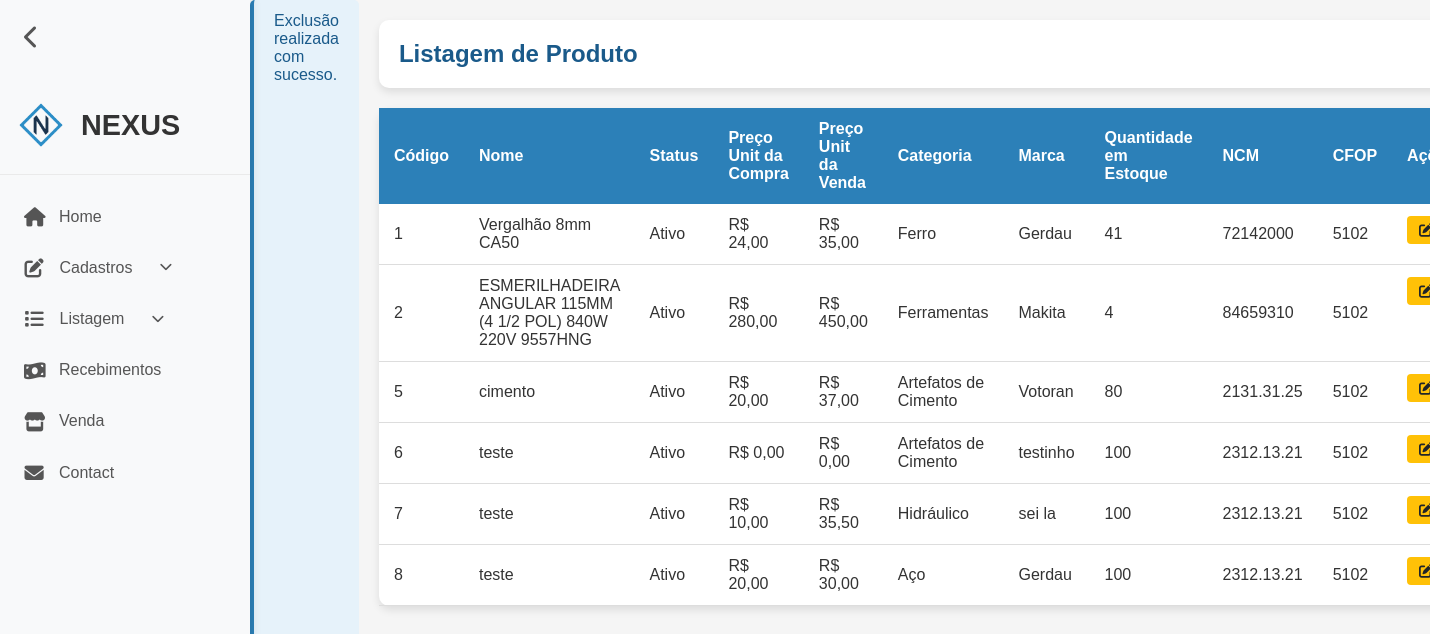
Screenshot of /produto-listar.php?codigo=1 (signed in) with the database file from the repository.
### tables this page shows
CREATE TABLE `produto` (
  `codigo` int(11) NOT NULL,
  `status` tinyint(1) NOT NULL DEFAULT 1,
  `nome` varchar(100) NOT NULL,
  `precoUnitarioDaCompra` double(10,2) NOT NULL,
  `precoUnitarioDaVenda` double(10,2) NOT NULL,
  `quantEstoque` int(11) NOT NULL,
  `ncm` varchar(10) NOT NULL,
  `cfop` varchar(10) NOT NULL,
  `idMarca` int(11) NOT NULL,
  `idCategoria` int(11) NOT NULL,
  `unidMedida` varchar(6) NOT NULL
);

CREATE TABLE `categoria` (
  `codigo` int(11) NOT NULL,
  `status` tinyint(1) NOT NULL DEFAULT 1,
  `nome` varchar(45) NOT NULL
);

CREATE TABLE `marca` (
  `codigo` int(11) NOT NULL,
  `status` tinyint(1) NOT NULL DEFAULT 1,
  `nome` varchar(45) NOT NULL
);

### produto-listar.php (the view, shortened to what this page needs)
<?php
require_once("conexao.php");
if (isset($_GET['codigo'])) {
    $sql = "DELETE FROM produto WHERE codigo = " . $_GET['codigo'];
    mysqli_query($conexao, $sql);
    $mensagem = "Exclusão realizada com sucesso.";
}
$sql = "SELECT * FROM produto ORDER BY codigo";
$resultado = mysqli_query($conexao, $sql);
?>
<!DOCTYPE html>
<html lang="pt-BR">
<head>
    <link rel="stylesheet" href="assets/css/listar.css">
    <link rel="stylesheet" href="assets/css/reset.css">
    <link rel="stylesheet" href="assets/css/header.css">
    <link rel="stylesheet" href="https://cdnjs.cloudflare.com/ajax/libs/font-awesome/6.4.0/css/all.min.css">
</head>
<body>
    <?php require_once("header.php"); ?>
    <?php if (isset($mensagem)) { ?>
            <div class="alert alert-success mt-3" role="alert">
                <?= $mensagem ?>
            </div>
        <?php } ?>
    <div class="container">
        <div class="card">
            <div class="card-body">
                <h5 class="title">
                    Listagem de Produto
                </h5>
            </div>
        </div>
        <table class="table-container">
            <thead>
                <tr>
                    <th scope="col">Código</th>
                    <th scope="col">Nome</th>
                    <th scope="col">Status</th>
                    <th scope="col">Preço Unit da Compra</th>
                    <th scope="col">Preço Unit da Venda</th>
                    <th scope="col">Categoria</th>
                    <th scope="col">Marca</th>
                    <th scope="col">Quantidade em Estoque</th>
                    <th scope="col">NCM</th>
                    <th scope="col">CFOP</th>
                    <th scope="col">Ações</th>
                </tr>
            </thead>
            <tbody>
                <?php
                while($linha = mysqli_fetch_assoc($resultado) ) { ?>
                <tr>
                    <td><?= $linha['codigo'] ?></td>
                    <td><?= $linha['nome'] ?></td>
                    <td><?= $linha['status'] == 1 ? 'Ativo' : 'Inativo' ?></td>
                    <td><?= "R$ " . number_format($linha['precoUnitarioDaCompra'], 2, ',', '.') ?></td>
                    <td><?= "R$ " . number_format($linha['precoUnitarioDaVenda'], 2, ',', '.') ?></td>
                    <td>
                        <?php
                            $sqlC = "SELECT nome FROM categoria WHERE codigo = " . $linha['idCategoria'];
                            $resultC = mysqli_query($conexao, $sqlC);
                            $rowC = mysqli_fetch_assoc($resultC);
                            echo $rowC['nome'];
                        ?>
                    </td>
                    <td>
                    <?php
                        $sqlM = "SELECT nome FROM marca WHERE codigo = " . $linha['idMarca'];
                        $resultM = mysqli_query($conexao, $sqlM);
                        $rowM = mysqli_fetch_assoc($resultM);
                        echo $rowM['nome'];
                    ?>
                    </td>
                    <td><?= $linha['quantEstoque'] ?></td>
                    <td><?= $linha['ncm'] ?></td>
                    <td><?= $linha['cfop'] ?></td>
                    <td class="actions">
                        <a href="produto-alterar.php?codigo=<?= $linha['codigo']?>" class="btn btn-warning">
                            <i class="fas fa-solid fa-pen-to-square"></i>Alterar</a>
                    </td>
                </tr>
                <?php } ?>
            </tbody>
        </table>
    </div>
</body>
</html>

### assets/css/listar.css (style rules this page uses)
:root { --azul-principal: #2c80b8; --azul-claro: #e6f2fa; --azul-escuro: #1a5a8a; --branco: #ffffff; --cinza-claro: #f5f5f5; --cinza-texto: #666666; --verde-sucesso: #28a745; --amarelo-alerta: #ffc107; --vermelho-perigo: #dc3545; }
body { background-color: var(--cinza-claro); color: #333; min-height: 100vh; }
.container { max-width: 1600px; margin: 0 auto; padding: 20px; min-height: 100vh; display: flex; flex-direction: column; }
.alert { padding: 12px 20px; margin-bottom: 20px; border-radius: 5px; background-color: var(--azul-claro); color: var(--azul-escuro); border-left: 4px solid var(--azul-principal); }
.card { background-color: var(--branco); border-radius: 10px; box-shadow: 0 4px 8px rgba(0,0,0,0.1); margin-bottom: 20px; overflow: hidden; }
.card-body { padding: 20px; }
.title { display: flex; justify-content: space-between; align-items: center; font-size: 24px; font-weight: 600; color: var(--azul-escuro); }
.table-container { overflow-x: auto; background-color: var(--branco); border-radius: 10px; box-shadow: 0 4px 8px rgba(0,0,0,0.1); }
table { width: 100%; border-collapse: collapse; }
thead { background-color: var(--azul-principal); color: var(--branco); }
th, td { padding: 12px 15px; text-align: left; }
th { font-weight: 600; position: sticky; top: 0; }
tbody tr { transition: background-color 0.3s; border-bottom: 1px solid #ddd; }
.btn { display: inline-flex; align-items: center; justify-content: center; padding: 6px 12px; border: none; border-radius: 4px; cursor: pointer; font-size: 14px; text-decoration: none; transition: all 0.3s; gap: 5px; }
.btn-warning { background-color: var(--amarelo-alerta); color: #212529; }
.actions { display: flex; gap: 10px; }

### assets/css/header.css (style rules this page uses)
* { font-family: 'Arial', sans-serif; }
body { display: flex; min-height: 100vh; transition: margin-left 0.3s ease; margin-left: 250px; }

### rows the page displays
produto: codigo "1", nome "Vergalhão 8mm CA50", status "Ativo", precoUnitarioDaCompra "24,00", precoUnitarioDaVenda "35,00", idCategoria.nome "Ferro", idMarca.nome "Gerdau", quantEstoque "41", ncm "72142000", cfop "5102"
produto: codigo "2", nome "ESMERILHADEIRA ANGULAR 115MM (4 1/2 POL) 840W 220V 9557HNG", status "Ativo", precoUnitarioDaCompra "280,00", precoUnitarioDaVenda "450,00", idCategoria.nome "Ferramentas", idMarca.nome "Makita", quantEstoque "4", ncm "84659310", cfop "5102"
produto: codigo "5", nome "cimento", status "Ativo", precoUnitarioDaCompra "20,00", precoUnitarioDaVenda "37,00", idCategoria.nome "Artefatos de Cimento", idMarca.nome "Votoran", quantEstoque "80", ncm "2131.31.25", cfop "5102"
produto: codigo "6", nome "teste", status "Ativo", precoUnitarioDaCompra "0,00", precoUnitarioDaVenda "0,00", idCategoria.nome "Artefatos de Cimento", idMarca.nome "testinho", quantEstoque "100", ncm "2312.13.21", cfop "5102"
produto: codigo "7", nome "teste", status "Ativo", precoUnitarioDaCompra "10,00", precoUnitarioDaVenda "35,50", idCategoria.nome "Hidráulico", idMarca.nome "sei la", quantEstoque "100", ncm "2312.13.21", cfop "5102"
produto: codigo "8", nome "teste", status "Ativo", precoUnitarioDaCompra "20,00", precoUnitarioDaVenda "30,00", idCategoria.nome "Aço", idMarca.nome "Gerdau", quantEstoque "100", ncm "2312.13.21", cfop "5102"

### other values shown
$mensagem "Exclusão realizada com sucesso."
